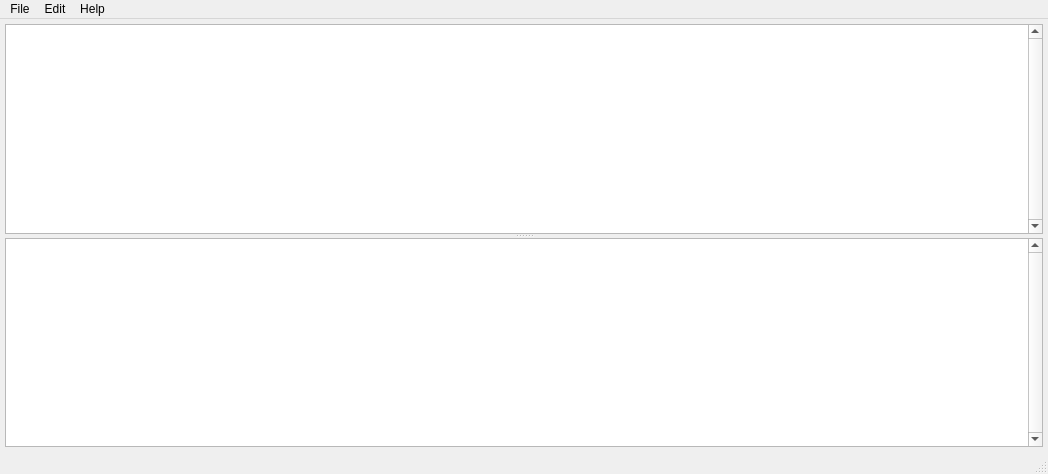
<?xml version="1.0" encoding="UTF-8"?>
<ui version="4.0">
 <class>mainView</class>
 <widget class="QMainWindow" name="mainView">
  <property name="geometry">
   <rect>
    <x>0</x>
    <y>0</y>
    <width>1048</width>
    <height>474</height>
   </rect>
  </property>
  <property name="windowTitle">
   <string>IntPe9</string>
  </property>
  <property name="windowIcon">
   <iconset resource="IntPe.qrc">
    <normaloff>:/Common/Resources/16ico.png</normaloff>:/Common/Resources/16ico.png</iconset>
  </property>
  <widget class="QWidget" name="centralWidget">
   <layout class="QGridLayout" name="gridLayout_2">
    <property name="margin">
     <number>0</number>
    </property>
    <property name="spacing">
     <number>0</number>
    </property>
    <item row="0" column="0">
     <widget class="QWidget" name="widget" native="true">
      <layout class="QGridLayout" name="gridLayout">
       <property name="margin">
        <number>5</number>
       </property>
       <property name="spacing">
        <number>0</number>
       </property>
       <item row="0" column="0">
        <widget class="QSplitter" name="splitter">
         <property name="frameShape">
          <enum>QFrame::NoFrame</enum>
         </property>
         <property name="frameShadow">
          <enum>QFrame::Plain</enum>
         </property>
         <property name="lineWidth">
          <number>1</number>
         </property>
         <property name="orientation">
          <enum>Qt::Vertical</enum>
         </property>
         <property name="opaqueResize">
          <bool>true</bool>
         </property>
         <property name="childrenCollapsible">
          <bool>false</bool>
         </property>
         <widget class="QTableView" name="packetList">
          <property name="minimumSize">
           <size>
            <width>0</width>
            <height>100</height>
           </size>
          </property>
          <property name="font">
           <font>
            <family>Consolas</family>
           </font>
          </property>
          <property name="frameShadow">
           <enum>QFrame::Plain</enum>
          </property>
          <property name="midLineWidth">
           <number>0</number>
          </property>
          <property name="verticalScrollBarPolicy">
           <enum>Qt::ScrollBarAlwaysOn</enum>
          </property>
          <property name="horizontalScrollBarPolicy">
           <enum>Qt::ScrollBarAsNeeded</enum>
          </property>
          <property name="editTriggers">
           <set>QAbstractItemView::NoEditTriggers</set>
          </property>
          <property name="showDropIndicator" stdset="0">
           <bool>false</bool>
          </property>
          <property name="dragDropOverwriteMode">
           <bool>false</bool>
          </property>
          <property name="alternatingRowColors">
           <bool>true</bool>
          </property>
          <property name="selectionMode">
           <enum>QAbstractItemView::SingleSelection</enum>
          </property>
          <property name="selectionBehavior">
           <enum>QAbstractItemView::SelectRows</enum>
          </property>
          <property name="iconSize">
           <size>
            <width>0</width>
            <height>0</height>
           </size>
          </property>
          <property name="textElideMode">
           <enum>Qt::ElideMiddle</enum>
          </property>
          <property name="verticalScrollMode">
           <enum>QAbstractItemView::ScrollPerPixel</enum>
          </property>
          <property name="gridStyle">
           <enum>Qt::SolidLine</enum>
          </property>
          <property name="wordWrap">
           <bool>false</bool>
          </property>
          <property name="cornerButtonEnabled">
           <bool>false</bool>
          </property>
          <attribute name="horizontalHeaderCascadingSectionResizes">
           <bool>false</bool>
          </attribute>
          <attribute name="horizontalHeaderDefaultSectionSize">
           <number>60</number>
          </attribute>
          <attribute name="horizontalHeaderHighlightSections">
           <bool>false</bool>
          </attribute>
          <attribute name="horizontalHeaderStretchLastSection">
           <bool>true</bool>
          </attribute>
          <attribute name="verticalHeaderVisible">
           <bool>false</bool>
          </attribute>
          <attribute name="verticalHeaderDefaultSectionSize">
           <number>17</number>
          </attribute>
          <attribute name="verticalHeaderHighlightSections">
           <bool>false</bool>
          </attribute>
          <attribute name="verticalHeaderVisible">
           <bool>false</bool>
          </attribute>
          <attribute name="verticalHeaderDefaultSectionSize">
           <number>17</number>
          </attribute>
          <attribute name="horizontalHeaderStretchLastSection">
           <bool>true</bool>
          </attribute>
          <attribute name="horizontalHeaderCascadingSectionResizes">
           <bool>false</bool>
          </attribute>
          <attribute name="horizontalHeaderHighlightSections">
           <bool>false</bool>
          </attribute>
          <attribute name="verticalHeaderHighlightSections">
           <bool>false</bool>
          </attribute>
          <attribute name="horizontalHeaderDefaultSectionSize">
           <number>60</number>
          </attribute>
         </widget>
         <widget class="QTableView" name="packetView">
          <property name="minimumSize">
           <size>
            <width>0</width>
            <height>100</height>
           </size>
          </property>
          <property name="font">
           <font>
            <family>Consolas</family>
           </font>
          </property>
          <property name="midLineWidth">
           <number>20</number>
          </property>
          <property name="verticalScrollBarPolicy">
           <enum>Qt::ScrollBarAlwaysOn</enum>
          </property>
          <property name="horizontalScrollBarPolicy">
           <enum>Qt::ScrollBarAsNeeded</enum>
          </property>
          <property name="editTriggers">
           <set>QAbstractItemView::NoEditTriggers</set>
          </property>
          <property name="tabKeyNavigation">
           <bool>false</bool>
          </property>
          <property name="showDropIndicator" stdset="0">
           <bool>false</bool>
          </property>
          <property name="dragDropOverwriteMode">
           <bool>false</bool>
          </property>
          <property name="dragDropMode">
           <enum>QAbstractItemView::NoDragDrop</enum>
          </property>
          <property name="selectionMode">
           <enum>QAbstractItemView::ContiguousSelection</enum>
          </property>
          <property name="selectionBehavior">
           <enum>QAbstractItemView::SelectColumns</enum>
          </property>
          <property name="textElideMode">
           <enum>Qt::ElideLeft</enum>
          </property>
          <property name="verticalScrollMode">
           <enum>QAbstractItemView::ScrollPerPixel</enum>
          </property>
          <property name="horizontalScrollMode">
           <enum>QAbstractItemView::ScrollPerPixel</enum>
          </property>
          <property name="showGrid">
           <bool>false</bool>
          </property>
          <property name="wordWrap">
           <bool>false</bool>
          </property>
          <property name="cornerButtonEnabled">
           <bool>false</bool>
          </property>
          <attribute name="horizontalHeaderDefaultSectionSize">
           <number>150</number>
          </attribute>
          <attribute name="horizontalHeaderHighlightSections">
           <bool>false</bool>
          </attribute>
          <attribute name="horizontalHeaderStretchLastSection">
           <bool>false</bool>
          </attribute>
          <attribute name="verticalHeaderVisible">
           <bool>false</bool>
          </attribute>
          <attribute name="verticalHeaderCascadingSectionResizes">
           <bool>false</bool>
          </attribute>
          <attribute name="verticalHeaderDefaultSectionSize">
           <number>100</number>
          </attribute>
          <attribute name="verticalHeaderHighlightSections">
           <bool>false</bool>
          </attribute>
          <attribute name="verticalHeaderStretchLastSection">
           <bool>false</bool>
          </attribute>
          <attribute name="verticalHeaderVisible">
           <bool>false</bool>
          </attribute>
          <attribute name="verticalHeaderDefaultSectionSize">
           <number>100</number>
          </attribute>
          <attribute name="horizontalHeaderStretchLastSection">
           <bool>false</bool>
          </attribute>
          <attribute name="verticalHeaderCascadingSectionResizes">
           <bool>false</bool>
          </attribute>
          <attribute name="horizontalHeaderHighlightSections">
           <bool>false</bool>
          </attribute>
          <attribute name="verticalHeaderHighlightSections">
           <bool>false</bool>
          </attribute>
          <attribute name="verticalHeaderStretchLastSection">
           <bool>false</bool>
          </attribute>
          <attribute name="horizontalHeaderDefaultSectionSize">
           <number>150</number>
          </attribute>
         </widget>
        </widget>
       </item>
      </layout>
     </widget>
    </item>
   </layout>
  </widget>
  <widget class="QMenuBar" name="menuBar">
   <property name="geometry">
    <rect>
     <x>0</x>
     <y>0</y>
     <width>1048</width>
     <height>21</height>
    </rect>
   </property>
   <property name="defaultUp">
    <bool>false</bool>
   </property>
   <property name="nativeMenuBar">
    <bool>true</bool>
   </property>
   <widget class="QMenu" name="menuFile">
    <property name="title">
     <string>File</string>
    </property>
   </widget>
   <widget class="QMenu" name="menuHelp">
    <property name="tearOffEnabled">
     <bool>false</bool>
    </property>
    <property name="title">
     <string>Help</string>
    </property>
    <property name="separatorsCollapsible">
     <bool>false</bool>
    </property>
    <addaction name="actionAbout"/>
   </widget>
   <widget class="QMenu" name="menuEdit">
    <property name="title">
     <string>Edit</string>
    </property>
    <addaction name="actionOpcodes"/>
   </widget>
   <addaction name="menuFile"/>
   <addaction name="menuEdit"/>
   <addaction name="menuHelp"/>
  </widget>
  <widget class="QStatusBar" name="statusBar"/>
  <action name="actionAbout">
   <property name="text">
    <string>About</string>
   </property>
   <property name="menuRole">
    <enum>QAction::AboutRole</enum>
   </property>
  </action>
  <action name="actionOpcodes">
   <property name="text">
    <string>Opcodes</string>
   </property>
  </action>
 </widget>
 <layoutdefault spacing="6" margin="11"/>
 <resources>
  <include location="IntPe.qrc"/>
 </resources>
 <connections/>
</ui>
